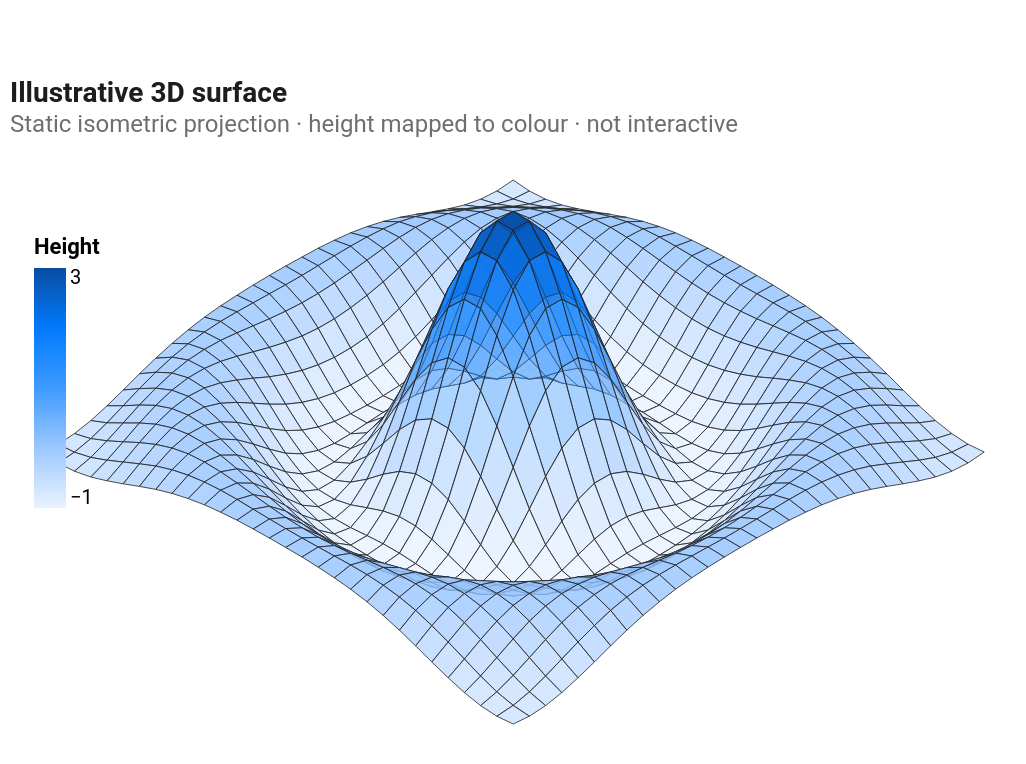

Vega-Lite specification for this chart:
### Vega specification from a JSON file in a GitHub repository (floating-point values rounded to 4 significant figures; data arrays with more than 128 entries replaced by an {"elided": "..."} marker saying what was removed)
{"$schema": "https://vega.github.io/schema/vega/v5.json", "width": 503, "height": 303, "padding": {"top": 40, "left": 5, "right": 5, "bottom": 5}, "background": "white", "data": [{"name": "faces", "values": {"elided": "841 records"}}], "scales": [{"name": "col", "type": "linear", "domain": [-0.543, 2.535], "range": ["#EAF3FF", "#9CC7FF", "#3E9BFF", "#007AFF", "#0A4DA0"]}], "marks": [{"type": "path", "from": {"data": "faces"}, "encode": {"enter": {"path": {"field": "path"}, "fill": {"scale": "col", "field": "h"}, "fillOpacity": {"field": "shade"}, "stroke": {"value": "#222"}, "strokeWidth": {"value": 0.4}}}}], "title": {"text": "Illustrative 3D surface", "subtitle": "Static isometric projection · height mapped to colour · not interactive", "anchor": "start", "font": "Roboto", "fontSize": 14, "color": "#1D1D1F", "subtitleFont": "Roboto", "subtitleColor": "#6E6E73", "offset": 6}, "legends": [{"fill": "col", "title": "Height", "orient": "none", "legendX": 12, "legendY": 44, "direction": "vertical", "gradientLength": 120, "titleFont": "Roboto", "labelFont": "Roboto"}]}
